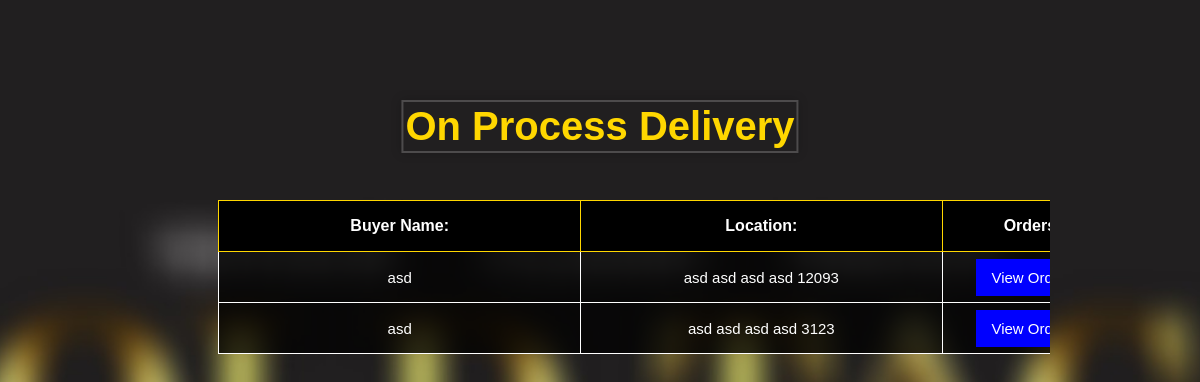
Page /on_process.php on the earlier database version.
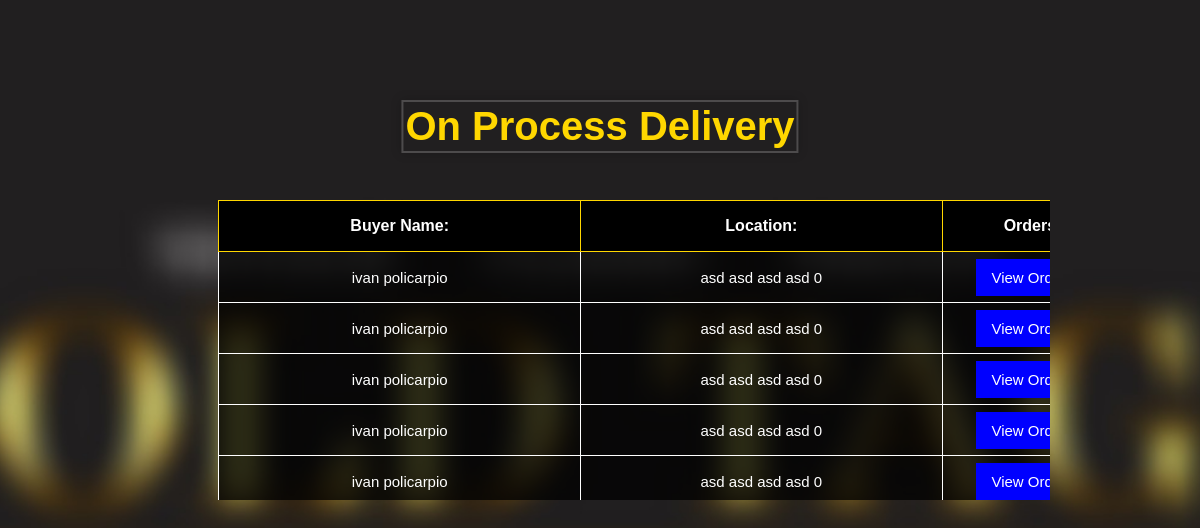
Same page on the later database version.
### tables this page shows
CREATE TABLE `for_delivery` (
  `id` int(11) NOT NULL,
  `buyer_name` varchar(255) NOT NULL,
  `email` varchar(255) NOT NULL,
  `contact_number` bigint(20) NOT NULL,
  `address` varchar(255) NOT NULL,
  `product_name` varchar(255) NOT NULL,
  `product_id` varchar(255) NOT NULL,
  `product_price` int(255) NOT NULL,
  `quantity` int(255) NOT NULL,
  `size` varchar(255) NOT NULL,
  `rider` varchar(255) NOT NULL,
  `image` varchar(255) NOT NULL
);

### on_process.php (the view, shortened to what this page needs)
<?php
require_once("connection.php");
$sql = "SELECT * FROM for_delivery ";
$result = mysqli_query($conn,$sql);
?>
<!DOCTYPE html>
<html lang="en">
<head>
    <link rel="stylesheet" href="orders.css">
</head>
<body>
    <header>
        <h1>On Process Delivery</h1>
    </header>
    <div class="scroll">
        <table>
            <tr>
                <th>Buyer Name:</th>
                <th>Location:</th>
                <th>Orders:</th>
            </tr>
            <?php
                while($row = mysqli_fetch_assoc($result)){
            ?>
            <tr>
                <td><?php echo $row['buyer_name'] ?></td>
                <td><?php echo $row['address'] ?></td>
                <td class="link"><a href="rider_orders.php?id=<?php echo $row['id'] ?>&buyer_name=<?php echo urlencode($row['buyer_name']) ?>&email=<?php echo $row['email'] ?>&contact_number=<?php echo $row['contact_number'] ?>&address=<?php echo $row['address'] ?>&product_name=<?php echo $row['product_name'] ?>&product_id=<?php echo $row['product_id'] ?>&product_price=<?php echo $row['product_price'] ?>&quantity=<?php echo $row['quantity'] ?>&size=<?php echo $row['size'] ?>&image=<?php echo $row['image'] ?>">View Orders</a></td>
            </tr>
            <?php
                }
            ?>
        </table>
    </div>
</body>
</html>

Differences in the rows shown:
removed for_delivery: buyer_name "asd", address "asd asd asd asd 12093"
removed for_delivery: buyer_name "asd", address "asd asd asd asd 3123"
added for_delivery: buyer_name "ivan policarpio", address "asd asd asd asd 0"
added for_delivery: buyer_name "ivan policarpio", address "asd asd asd asd 0"
added for_delivery: buyer_name "ivan policarpio", address "asd asd asd asd 0"
added for_delivery: buyer_name "ivan policarpio", address "asd asd asd asd 0"
added for_delivery: buyer_name "ivan policarpio", address "asd asd asd asd 0"
